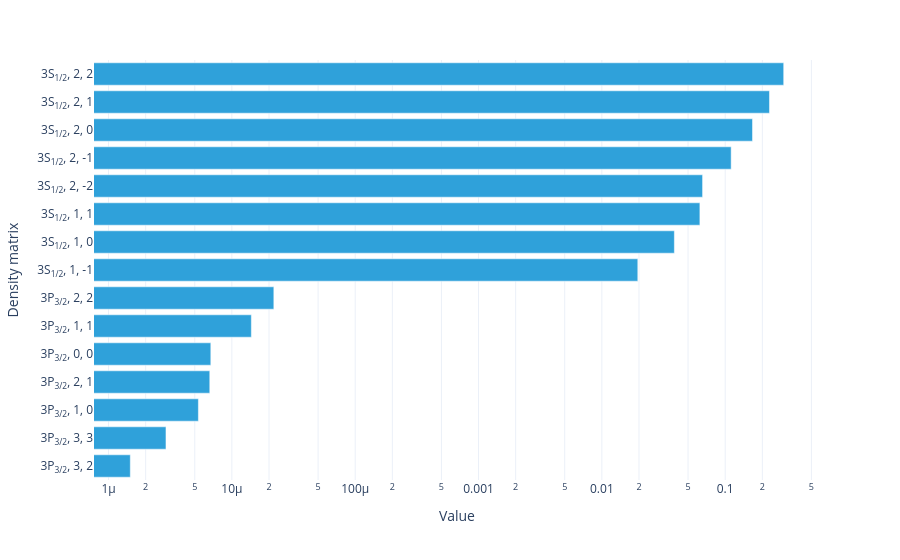

Notebook cell for this chart:
### Markdown cell above
Plot the fractional populations of the 15 most populated atomic sublevels:

### Code cell
elems = sol.array.sum('Atomic velocity')
pops = elems.where(population_element(elems['Density matrix']), drop=True)
pops = pops.assign_coords({'Density matrix': [','.join(s.split(',')[1:4])[2:-1] for s in pops['Density matrix'].data]})
plotly_dataarray(pops.sortby(pops)[-15:], log_x=True)

### Figure 1 — Plotly figure (JSON) as saved in the notebook; plotly's stock layout.template omitted (floating-point values rounded to 4 significant figures)
{"data": [{"hovertemplate": "Value=%{x}<br>Density matrix=%{y}<extra></extra>", "legendgroup": "", "marker": {"color": "#2fa1da", "pattern": {"shape": ""}}, "name": "", "orientation": "h", "showlegend": false, "textposition": "auto", "type": "bar", "x": [1.501e-06, 2.922e-06, 5.351e-06, 6.619e-06, 6.748e-06, 1.438e-05, 2.189e-05, 0.01956, 0.03872, 0.06236, 0.06556, 0.1118, 0.1665, 0.2286, 0.2981], "xaxis": "x", "y": ["3P<sub>3/2</sub>, 3, 2", "3P<sub>3/2</sub>, 3, 3", "3P<sub>3/2</sub>, 1, 0", "3P<sub>3/2</sub>, 2, 1", "3P<sub>3/2</sub>, 0, 0", "3P<sub>3/2</sub>, 1, 1", "3P<sub>3/2</sub>, 2, 2", "3S<sub>1/2</sub>, 1, -1", "3S<sub>1/2</sub>, 1, 0", "3S<sub>1/2</sub>, 1, 1", "3S<sub>1/2</sub>, 2, -2", "3S<sub>1/2</sub>, 2, -1", "3S<sub>1/2</sub>, 2, 0", "3S<sub>1/2</sub>, 2, 1", "3S<sub>1/2</sub>, 2, 2"], "yaxis": "y"}], "layout": {"barmode": "relative", "legend": {"title": {}, "tracegroupgap": 0}, "margin": {"t": 60}, "xaxis": {"anchor": "y", "domain": [0, 1], "title": {"text": "Value"}, "type": "log"}, "yaxis": {"anchor": "x", "domain": [0, 1], "title": {"text": "Density matrix"}}}}
